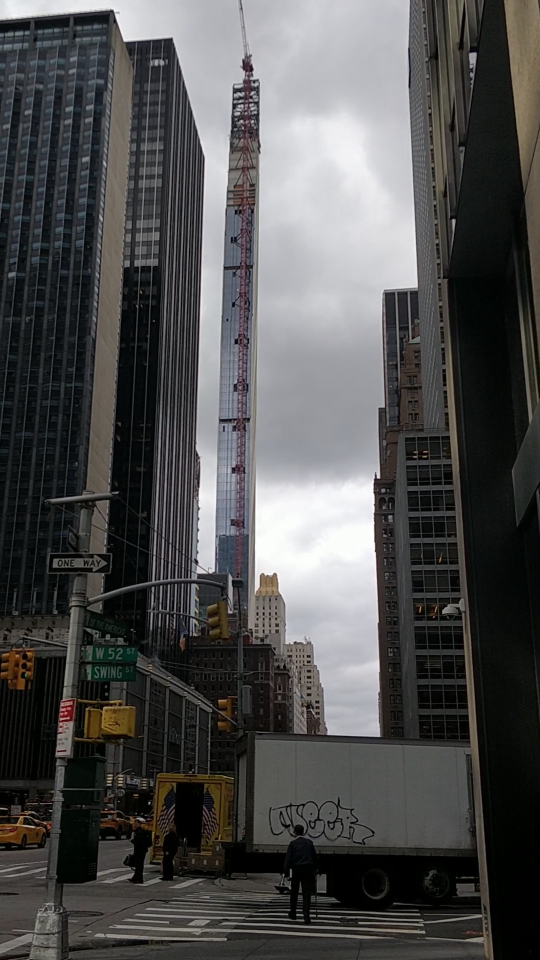
#> input picture parsedFrames/5/5frame11.jpg, 1080 x 1920 px, given in place of 5frame1.jpg, which was not available (shown at 1/2 size)
$ python StreetSignDetection_F.py
#> lines starting #> are read from the running program, lines starting #| are printed output that depends on the picture; pictures that were not available may be replaced by others from this repository, and a replacement may not be noted
import numpy as np
import math
import cv2
import scipy.ndimage as ndimage
import matplotlib.pyplot as plot
import os
from os.path import isfile, join


def bwareafilt ( image ):
############Area filtering on binarized image to get rid of any noise########################

    #Binary image type force
    image = image.astype(np.uint8)      #Type force to UNIT8 for easier processing

    #Extracting features of all 4-connected pixels from the binary image
    nb_components, output, stats, centroids = cv2.connectedComponentsWithStats(image, connectivity=4)
    sizes = stats[:, -1]

    max_label = 1
    max_size = sizes[1]

    #Filtering out the largest 4-connected image region
    for i in range(2, nb_components):
        if sizes[i] > max_size:
            max_label = i               #
            max_size = sizes[i]         #Getting coordinates to feed into BBox algo

    img2 = np.zeros(output.shape)
    img2[output == max_label] = 255     #Removing other 4-connected regions, thereby acheiving significant 'Salt and Pepper' Noise Reduction

    return img2


def detect_signs ( pathIn,pathOut,flag ):
############Calculation for the image unknowns########################

	#Reading all parsed images extracted from the  video
#> called with flag = 5
	files = [f for f in os.listdir(pathIn) if isfile(join(pathIn, f))]
	files.sort(key = lambda x: x[5:-4])                       #Sorting image frames
	files.sort()

	for i in range(len(files)):
		filename=pathIn + str(flag) + "frame" + str(i+1) + ".jpg"
		print(filename)
		print("len = ", len(files))

		#reading each file
		img = cv2.imread(filename)
#> img is the input picture: shape (1920, 1080, 3); mean B, G, R 79.2, 79.5, 79.7
		img1 = cv2.resize(img,(360,640))

		#Applying gaussian blurring filter to reduce noise in the image
		img = cv2.GaussianBlur(img1,ksize=(11,11),sigmaX=1)
#> img: shape (640, 360, 3)

		imgHLS = cv2.cvtColor(img, cv2.COLOR_BGR2HLS)           #Convert BGR image to HLS image.
#> imgHLS: shape (640, 360, 3); mean of channels 0, 1, 2 71.4, 79.7, 26.2
		imgHSV = cv2.cvtColor(img, cv2.COLOR_BGR2HSV)           #Convert BGR image to HSV image.
#> imgHSV: shape (640, 360, 3); mean H, S, V 71.4, 37.5, 82.8

		Lchannel = (imgHLS[:,:,1])

		Hchannel = imgHLS[:,:,0]

		Schannel = imgHLS[:,:,2]
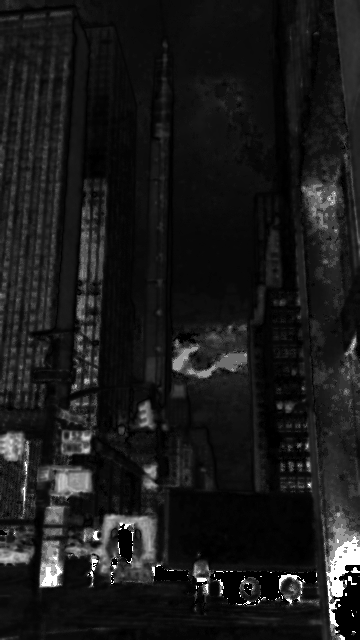
#> Schannel: shape (640, 360); min 0, max 255, mean 26.2

		tot = np.sum(Lchannel)                                  #This is the sum of values for all the pixels in the Luminance channel
#> tot = 18360841
		a,b=np.shape(Lchannel)                                  #Find the shape of the numpy array in order to compute the average of pixels.
#> a = 640; b = 360
		mean = (tot)/(a*b)                                      #Find the mean of the pixels
#> mean = 79.69

		norm_mean = mean/256                                    #This is the normalized mean.
#> norm_mean = 0.311
		threshold = math.exp(-norm_mean)
#> threshold = 0.732

		############Calculation for the refernce values#############################

		Hlr = np.full((360,640),123).T
		Hlr = (2*math.pi/256)*Hlr                   #Convert to radian for proessing using numpy.

		cosHR = np.cos(Hlr)                                 #This is cosH1
		sinHR = np.sin(Hlr)                                 #This is sinH1

		Slr = np.full((360,640),255).T
		S1 = Slr/256                                        #This is the normalized Saturation value scale for reference.


		Hlr = np.around(((255/180)*Hchannel))
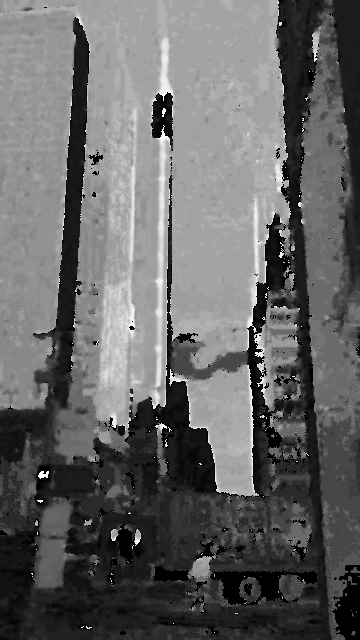
#> Hlr: shape (640, 360) float64; min 0, max 255, mean 101.1
		Hradian = (2*math.pi/256)*Hlr                      #Convert the hue values for the image to corresponding angles in radians
		S2 = Schannel/256                                       #Normalize the S channel for the image

		cosH2 = np.cos(Hradian)                                 #The unknown colours cos values
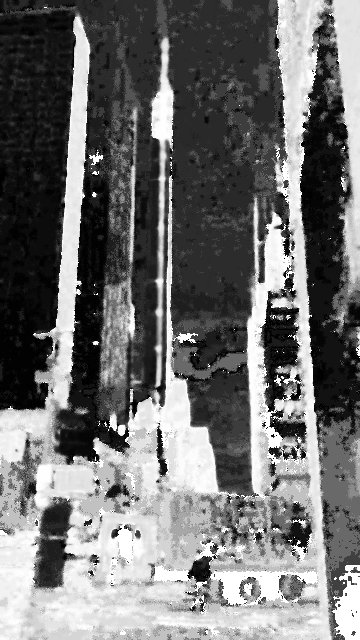
#> cosH2: shape (640, 360) float64; min -1, max 1, mean -0.114; drawn with min black and max white
		sinH2 = np.sin(Hradian)                                 #The unknown colours sin values
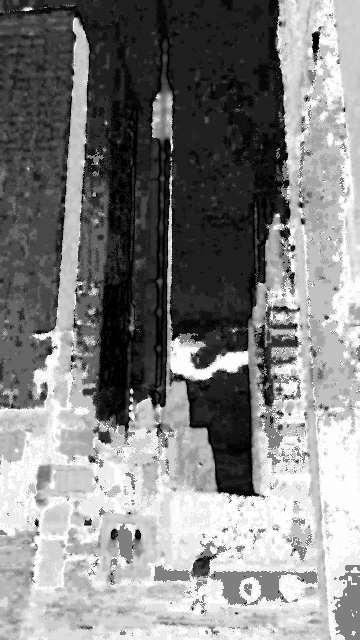
#> sinH2: shape (640, 360) float64; min -1, max 1, mean 0.0271; drawn with min black and max white

		result1 = np.multiply(S2,cosH2) - np.multiply(S1,cosHR)     #numpy.mat will calculate the element wise product for the given matrices.
#> S1: shape (640, 360) float64; every value is 0.996
		result2 = np.multiply(S2,sinH2) - np.multiply(S1,sinHR)
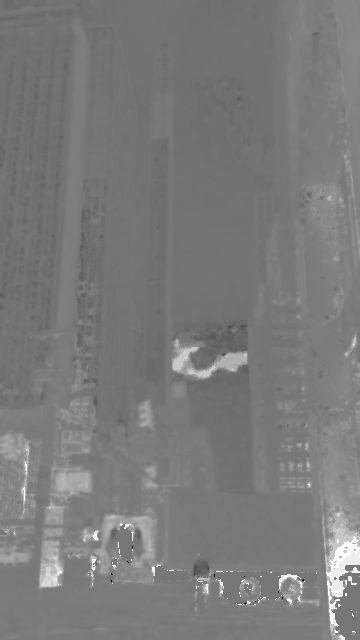
#> result2: shape (640, 360) float64; min -1, max 0.874, mean -0.0965; drawn with min black and max white

		result = np.square(result1) + np.square(result2)
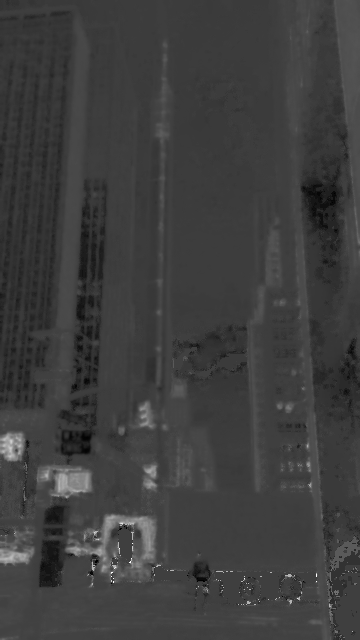
#> result: shape (640, 360) float64; min 0.0149, max 3.95, mean 0.981; drawn with min black and max white

		#This is the Euclidean Distance the thesis mentions. It is a numpy matrix in which all values represent the euclidean distance
		# of the given colour from the reference colour.
		result = np.sqrt(result)

		final = result #Final thresholded image

		ret3,th3 = cv2.threshold(imgHLS,threshold,255,cv2.THRESH_BINARY)
#> th3: shape (640, 360, 3); mean of channels 0, 1, 2 244.8, 252.4, 247.1
#> ret3 = 0
		# th4 = bwareafilt(th3)
		th4 = th3

		#This is setting the values above the threshold to zero.
		final[final > threshold] = 0
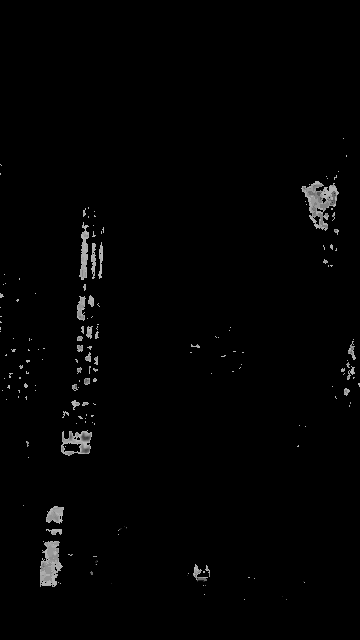
#> final: shape (640, 360) float64; min 0, max 0.732, mean 0.012


		#Setting the paths and storing the processed images in the respective folders
		path_th3 = os.path.join(pathOut, "th3" + str(flag))
		cv2.imwrite(os.path.join(path_th3, str(flag)+"th3_"+str(i)+".jpg"), th3)

		path_th4 = os.path.join(pathOut, "th4" + str(flag))
		cv2.imwrite(os.path.join(path_th4, str(flag)+"th4_"+str(i)+".jpg"), th4)

		path_ori = os.path.join(pathOut, "original" + str(flag))
		cv2.imwrite(os.path.join(path_ori, str(flag)+"ori_"+str(i)+".jpg"), img1)

		path_hls = os.path.join(pathOut, "hls" + str(flag))
		cv2.imwrite(os.path.join(path_hls, str(flag)+"hls"+str(i)+".jpg"), imgHLS)

		path_hsv = os.path.join(pathOut, "hsv" + str(flag))
		cv2.imwrite(os.path.join(path_hsv, str(flag)+"hsv"+str(i)+".jpg"), imgHSV)
#> pass 2 of the loop in detect_signs, `for i in range(len(files)):`:
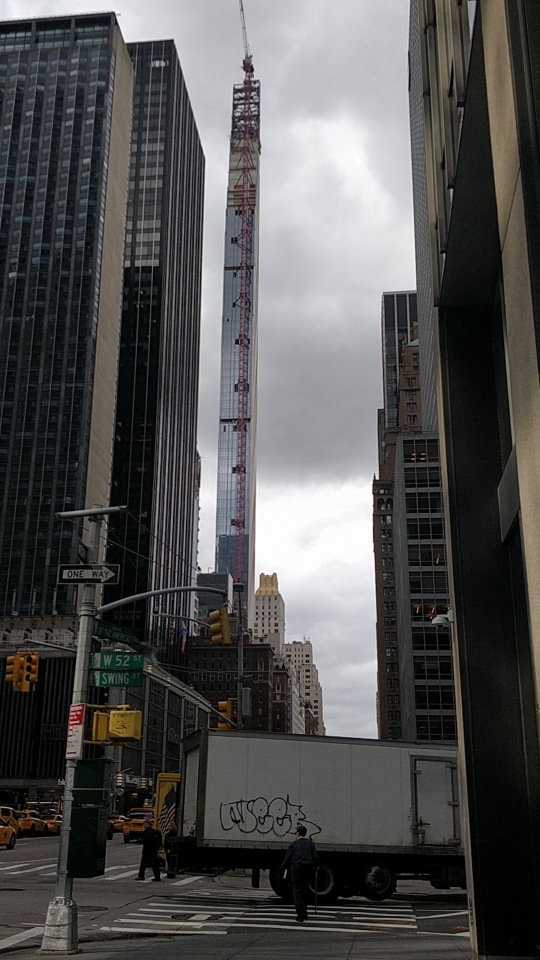
#> input picture parsedFrames/5/5frame2.jpg, 1080 x 1920 px, found by its file name (shown at 1/2 size)
#> in detect_signs, img is the input picture: shape (1920, 1080, 3); mean B, G, R 81.7, 82.4, 82.8
#> img: shape (640, 360, 3)
#> imgHLS: shape (640, 360, 3); mean of channels 0, 1, 2 69.9, 82.5, 25.5
#> imgHSV: shape (640, 360, 3); mean H, S, V 69.9, 35.9, 85.7
#> in detect_signs, `Schannel = imgHLS[:,:,2]`:
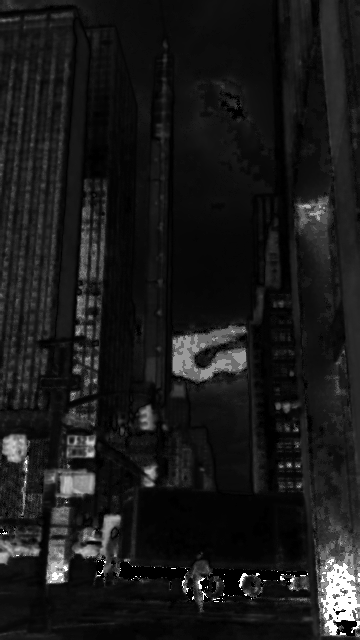
#> Schannel: shape (640, 360); min 0, max 255, mean 25.5
#> tot = 19002166
#> mean = 82.47
#> norm_mean = 0.322
#> threshold = 0.725
#> th3: shape (640, 360, 3); mean of channels 0, 1, 2 247.1, 253.1, 248.7
#> in detect_signs, `final[final > threshold] = 0`:
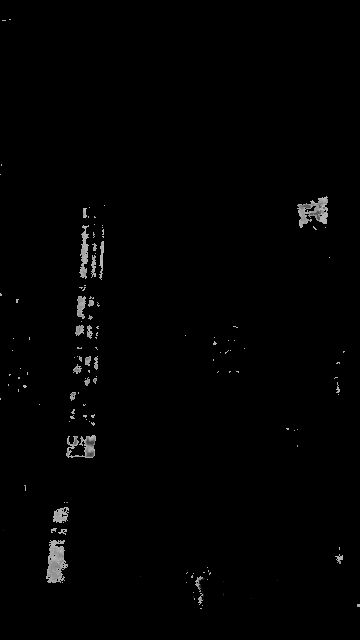
#> final: shape (640, 360) float64; min 0, max 0.724, mean 0.00916
#> pass 3 of the loop in detect_signs, `for i in range(len(files)):`:
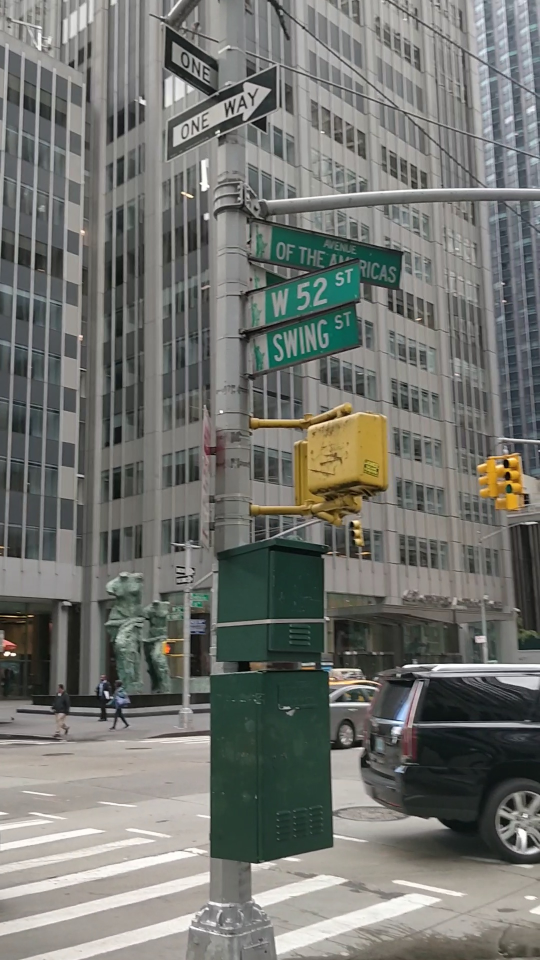
#> input picture parsedFrames/5/5frame123.jpg, 1080 x 1920 px, given in place of 5frame3.jpg, which was not available (shown at 1/2 size)
#> in detect_signs, img is the input picture: shape (1920, 1080, 3); mean B, G, R 111.6, 116.5, 114.9
#> img: shape (640, 360, 3)
#> imgHLS: shape (640, 360, 3); mean of channels 0, 1, 2 47.8, 114.1, 18.8
#> imgHSV: shape (640, 360, 3); mean H, S, V 47.8, 27, 119.3
#> in detect_signs, `Schannel = imgHLS[:,:,2]`:
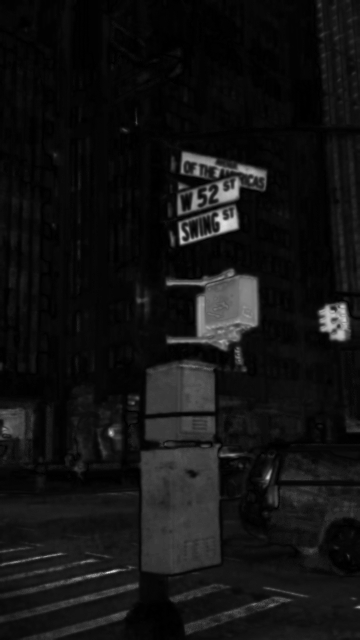
#> Schannel: shape (640, 360); min 0, max 225, mean 18.8
#> tot = 26293566
#> mean = 114.1
#> norm_mean = 0.446
#> threshold = 0.64
#> in detect_signs, `Hlr = np.around(((255/180)*Hchannel))`:
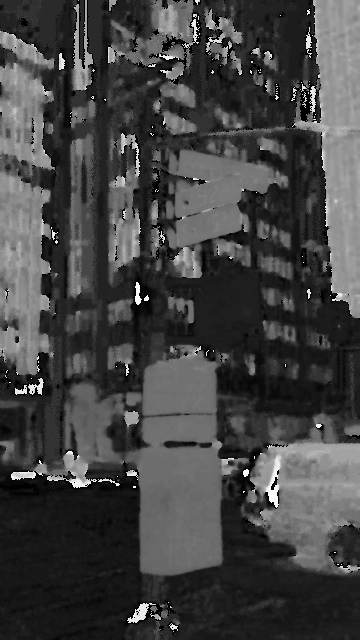
#> Hlr: shape (640, 360) float64; min 0, max 254, mean 67.7
#> the loop made 4 passes; the first 3 are shown


	return (path_th3,path_th4,path_ori,path_hls,path_hsv)

# [32 lines of commented-out code are left out]

count = 5   #Video number
pathIn = ('/Users/pratcr7/Desktop/pythonP/DLAP-Morato/CV/parsedFrames/5/') #Sourcing the parsed video frames
pathOut = '/Users/pratcr7/Desktop/pythonP/DLAP-Morato/CV/'                 #Output path to write the processed frames into

#Running the street sign detection algorithm
path_th3,path_th4,path_ori,path_hls,path_hsv = detect_signs(pathIn,pathOut,count)

#Output paths to write the video output of the frame stitching function
pathOut_th3 = os.path.join(pathOut, "/stitch_th3/")
pathOut_th4 = os.path.join(pathOut, "/stitch_th4/")
pathOut_final = os.path.join(pathOut, "/stitch_ori/")
pathOut_hls = os.path.join(pathOut, "/stitch_hls/")
pathOut_hsv = os.path.join(pathOut, "/stitch_hsv/")

# [6 lines of commented-out code are left out]
